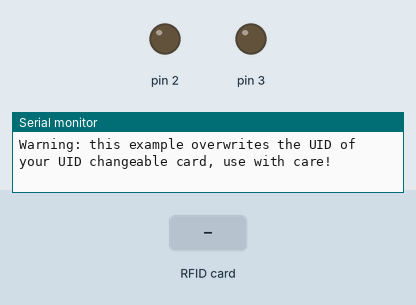
Recording of a sketch running on a simulated Arduino Uno, built with avr-gcc and run on an emulated ATmega328P. On the bench: output pins drawn as LEDs (lit = HIGH), the last lines printed to the serial monitor. The inputs (shaded band) are chosen by the test bench. Pins used as bus, display or sensor lines are not drawn.

Above: at 1.2 s.
1.3 s: RFID card 07 9D 90 63 held to the reader
At 2.6 s:
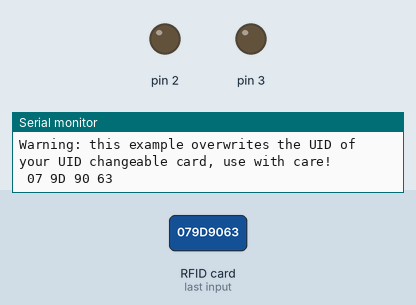
2.9 s: RFID card 5E 7A 19 C4 held to the reader
At 3.6 s:
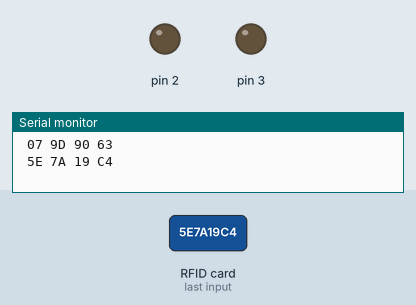
Timing chart, 0 to 5.9 s (numbered marks = the images above; inputs shaded):
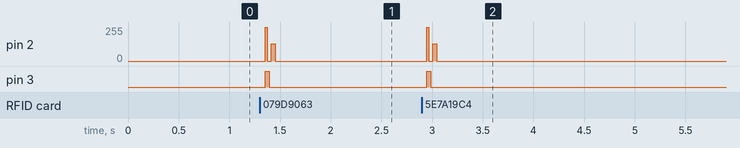

Measured:
- after the input at 1.3 s, pin 2: 0/255 → 255/255 after 0.05 s, → 0/255 0.02 s later, → 129/255 0.04 s later, → 0/255 0.04 s later; pin 3: LOW → HIGH after 0.05 s, → LOW 0.04 s later
- after the input at 2.9 s, pin 2: 0/255 → 255/255 after 0.05 s, → 0/255 0.02 s later, → 129/255 0.04 s later, → 0/255 0.04 s later; pin 3: LOW → HIGH after 0.05 s, → LOW 0.04 s later

The sketch:

sketch_sep29c.ino
```cpp
#include <SPI.h>
#include <MFRC522.h>

#define SS_PIN 10
#define RST_PIN 9

MFRC522 mfrc522(SS_PIN, RST_PIN);        // Create MFRC522 instance.
MFRC522::MIFARE_Key key;

void setup() {
  pinMode(2,OUTPUT);
  pinMode(3,OUTPUT);
  Serial.begin(9600);        // Initialize serial communications with the PC
        while (!Serial);           // Do nothing if no serial port is opened (added for Arduinos based on ATMEGA32U4)
        SPI.begin();               // Init SPI bus
        mfrc522.PCD_Init();        // Init MFRC522 card
        Serial.println(F("Warning: this example overwrites the UID of your UID changeable card, use with care!"));

}

void loop() {
  if ( ! mfrc522.PICC_IsNewCardPresent() || ! mfrc522.PICC_ReadCardSerial() ) {
            delay(50);
            digitalWrite(2,0);
            return;
        }
        String str[] = {"07","D9","90","63"};
                for (byte i = 0; i < mfrc522.uid.size; i++) {
                  digitalWrite(2,1);
                  digitalWrite(3,1);
                Serial.print(mfrc522.uid.uidByte[i] < 0x10 ? " 0" : " ");
                Serial.print(mfrc522.uid.uidByte[i], HEX);
                if (mfrc522.uid.uidByte=="079D9063"){
                  Serial.println("OK");
                }
                delay(10);
                digitalWrite(2,0);
        }
        digitalWrite(3,0);
        Serial.println();
        delay(500);

}
```
